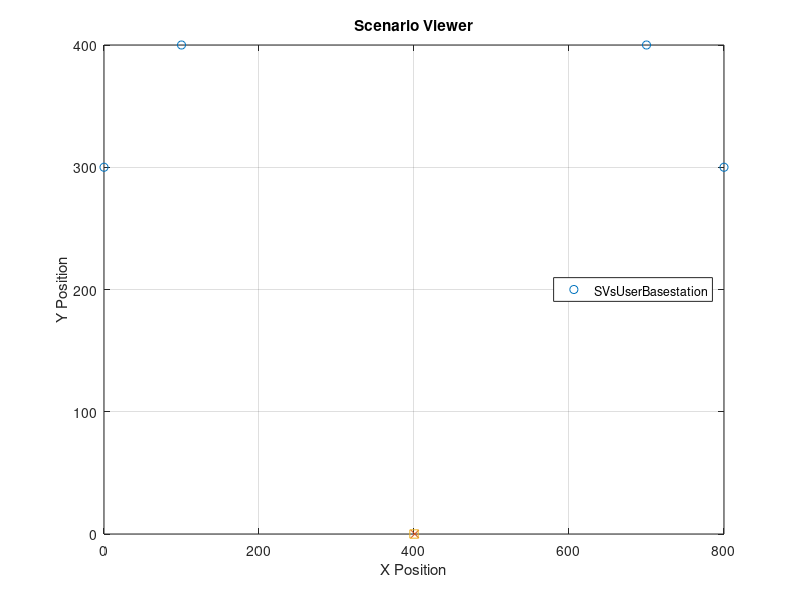

The MATLAB source for this figure:
clear;clc;close all

sat_states = [0  300;
              100 400;
              700 400
              800 300];

base_state = [400 0];
user_state = [401 0];

plot(sat_states(:,1),sat_states(:,2),'o')
hold on 
grid on 
plot(user_state(1),user_state(2),"x")
plot(base_state(1),base_state(2),"square")
title("Scenario Viewer")
xlabel("X Position")
ylabel("Y Position")
legend(["SVs" "User" "Basestation"],"Location","east")

%% Question 2 - Part A
r_user = sqrt((sat_states(:,1)-user_state(1)).^2 + (sat_states(:,2)-user_state(2)).^2);

% 2 Svs
sat_states2 = sat_states([1,4],:);
err = inf; 
x = 100;
y = 10;

while err > 0.001
    for w = 1 : length(sat_states2)
        r_hat(w) = sqrt((sat_states2(w,1)-x)^2 + (sat_states2(w,2)-y)^2);
        G(w,1) = (x-sat_states2(w,1))/sat_states2(w,2);
        G(w,2) = (y-sat_states2(w,1))/sat_states2(w,2);
    end

    % Position Deltas
    delta_p  = r_user([1,4])' - (r_hat);
    deltas_psr  = pinv(G)*delta_p';
    delta_x  = deltas_psr(1);
    delta_y  = deltas_psr(2);

    x  = x + delta_x;
    y  = y + delta_y;

    err = norm([delta_x delta_y]);
end

G1 = G;
DOP1 = (G1'*G1)^-1;
PDOP1 = norm(diag(DOP1));

% 4 Svs
err = inf; 
x = 100;
y = 10;

while err > 0.00001
    for w = 1 : length(sat_states)
        r_hat(w) = sqrt((sat_states(w,1)-x)^2 + (sat_states(w,2)-y)^2);
        G(w,1) = (x-sat_states(w,1))/sat_states(w,2);
        G(w,2) = (y-sat_states(w,1))/sat_states(w,2);
    end

    % Position Deltas
    delta_p  = r_user' - (r_hat);
    deltas_psr  = pinv(G)*delta_p';
    delta_x  = deltas_psr(1);
    delta_y  = deltas_psr(2);

    x  = x + delta_x;
    y  = y + delta_y;

    err = norm([delta_x delta_y]);
end

G2 = G;
DOP2 = (G2'*G2)^-1;
PDOP2 = norm(diag(DOP2));




